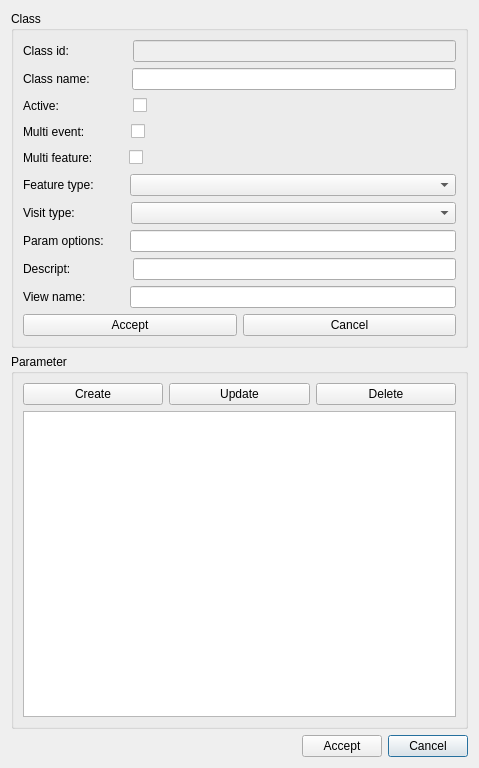
<?xml version="1.0" encoding="UTF-8"?>
<ui version="4.0">
 <class>dlg_main_visitclass</class>
 <widget class="QDialog" name="dlg_main_visitclass">
  <property name="geometry">
   <rect>
    <x>0</x>
    <y>0</y>
    <width>479</width>
    <height>768</height>
   </rect>
  </property>
  <property name="windowTitle">
   <string>Manage visit class</string>
  </property>
  <layout class="QGridLayout" name="gridLayout_2">
   <item row="2" column="5">
    <widget class="QPushButton" name="btn_cancel">
     <property name="text">
      <string>Cancel</string>
     </property>
    </widget>
   </item>
   <item row="0" column="2" colspan="4">
    <widget class="QGroupBox" name="groupBox">
     <property name="title">
      <string>Class</string>
     </property>
     <layout class="QGridLayout" name="gridLayout">
      <item row="1" column="0">
       <layout class="QHBoxLayout" name="horizontalLayout">
        <item>
         <widget class="QLabel" name="lbl_class_name">
          <property name="text">
           <string>Class name:</string>
          </property>
         </widget>
        </item>
        <item>
         <spacer name="horizontalSpacer_2">
          <property name="orientation">
           <enum>Qt::Horizontal</enum>
          </property>
          <property name="sizeType">
           <enum>QSizePolicy::Fixed</enum>
          </property>
          <property name="sizeHint" stdset="0">
           <size>
            <width>36</width>
            <height>20</height>
           </size>
          </property>
         </spacer>
        </item>
        <item>
         <widget class="QLineEdit" name="class_name"/>
        </item>
       </layout>
      </item>
      <item row="6" column="0">
       <layout class="QHBoxLayout" name="horizontalLayout_2">
        <item>
         <widget class="QLabel" name="lbl_feat_type">
          <property name="text">
           <string>Feature type:</string>
          </property>
         </widget>
        </item>
        <item>
         <spacer name="horizontalSpacer_5">
          <property name="orientation">
           <enum>Qt::Horizontal</enum>
          </property>
          <property name="sizeType">
           <enum>QSizePolicy::Fixed</enum>
          </property>
          <property name="sizeHint" stdset="0">
           <size>
            <width>30</width>
            <height>20</height>
           </size>
          </property>
         </spacer>
        </item>
        <item>
         <widget class="QComboBox" name="feature_type">
          <property name="sizePolicy">
           <sizepolicy hsizetype="Expanding" vsizetype="Fixed">
            <horstretch>0</horstretch>
            <verstretch>0</verstretch>
           </sizepolicy>
          </property>
         </widget>
        </item>
       </layout>
      </item>
      <item row="7" column="0">
       <layout class="QHBoxLayout" name="horizontalLayout_6">
        <item>
         <widget class="QLabel" name="lbl_visit_type">
          <property name="text">
           <string>Visit type:</string>
          </property>
         </widget>
        </item>
        <item>
         <spacer name="horizontalSpacer_6">
          <property name="orientation">
           <enum>Qt::Horizontal</enum>
          </property>
          <property name="sizeType">
           <enum>QSizePolicy::Fixed</enum>
          </property>
          <property name="sizeHint" stdset="0">
           <size>
            <width>50</width>
            <height>20</height>
           </size>
          </property>
         </spacer>
        </item>
        <item>
         <widget class="QComboBox" name="visit_type">
          <property name="sizePolicy">
           <sizepolicy hsizetype="Expanding" vsizetype="Fixed">
            <horstretch>0</horstretch>
            <verstretch>0</verstretch>
           </sizepolicy>
          </property>
         </widget>
        </item>
       </layout>
      </item>
      <item row="10" column="0">
       <layout class="QHBoxLayout" name="horizontalLayout_7">
        <item>
         <widget class="QLabel" name="lbl_param_opt">
          <property name="text">
           <string>Param options:</string>
          </property>
         </widget>
        </item>
        <item>
         <spacer name="horizontalSpacer_7">
          <property name="orientation">
           <enum>Qt::Horizontal</enum>
          </property>
          <property name="sizeType">
           <enum>QSizePolicy::Fixed</enum>
          </property>
          <property name="sizeHint" stdset="0">
           <size>
            <width>20</width>
            <height>20</height>
           </size>
          </property>
         </spacer>
        </item>
        <item>
         <widget class="QLineEdit" name="param_options"/>
        </item>
       </layout>
      </item>
      <item row="15" column="0">
       <layout class="QHBoxLayout" name="horizontalLayout_3">
        <item>
         <widget class="QPushButton" name="btn_class_ok">
          <property name="text">
           <string>Accept</string>
          </property>
         </widget>
        </item>
        <item>
         <widget class="QPushButton" name="btn_class_cancel">
          <property name="text">
           <string>Cancel</string>
          </property>
         </widget>
        </item>
       </layout>
      </item>
      <item row="11" column="0">
       <layout class="QHBoxLayout" name="horizontalLayout_8">
        <item>
         <widget class="QLabel" name="lbl_descript">
          <property name="text">
           <string>Descript:</string>
          </property>
         </widget>
        </item>
        <item>
         <spacer name="horizontalSpacer_8">
          <property name="orientation">
           <enum>Qt::Horizontal</enum>
          </property>
          <property name="sizeType">
           <enum>QSizePolicy::Fixed</enum>
          </property>
          <property name="sizeHint" stdset="0">
           <size>
            <width>56</width>
            <height>20</height>
           </size>
          </property>
         </spacer>
        </item>
        <item>
         <widget class="QLineEdit" name="descript"/>
        </item>
       </layout>
      </item>
      <item row="4" column="0">
       <layout class="QHBoxLayout" name="horizontalLayout_4">
        <item>
         <widget class="QLabel" name="lbl_multi_event">
          <property name="text">
           <string>Multi event:</string>
          </property>
         </widget>
        </item>
        <item>
         <spacer name="horizontalSpacer_3">
          <property name="orientation">
           <enum>Qt::Horizontal</enum>
          </property>
          <property name="sizeType">
           <enum>QSizePolicy::Fixed</enum>
          </property>
          <property name="sizeHint" stdset="0">
           <size>
            <width>40</width>
            <height>20</height>
           </size>
          </property>
         </spacer>
        </item>
        <item>
         <widget class="QCheckBox" name="ismultievent">
          <property name="sizePolicy">
           <sizepolicy hsizetype="Expanding" vsizetype="Fixed">
            <horstretch>0</horstretch>
            <verstretch>0</verstretch>
           </sizepolicy>
          </property>
          <property name="text">
           <string/>
          </property>
         </widget>
        </item>
       </layout>
      </item>
      <item row="5" column="0">
       <layout class="QHBoxLayout" name="horizontalLayout_5">
        <item>
         <widget class="QLabel" name="lbl_multi_feat">
          <property name="text">
           <string>Multi feature:</string>
          </property>
         </widget>
        </item>
        <item>
         <spacer name="horizontalSpacer_4">
          <property name="orientation">
           <enum>Qt::Horizontal</enum>
          </property>
          <property name="sizeType">
           <enum>QSizePolicy::Fixed</enum>
          </property>
          <property name="sizeHint" stdset="0">
           <size>
            <width>30</width>
            <height>20</height>
           </size>
          </property>
         </spacer>
        </item>
        <item>
         <widget class="QCheckBox" name="ismultifeature">
          <property name="sizePolicy">
           <sizepolicy hsizetype="Expanding" vsizetype="Fixed">
            <horstretch>0</horstretch>
            <verstretch>0</verstretch>
           </sizepolicy>
          </property>
          <property name="text">
           <string/>
          </property>
         </widget>
        </item>
       </layout>
      </item>
      <item row="13" column="0">
       <layout class="QHBoxLayout" name="horizontalLayout_11">
        <item>
         <widget class="QLabel" name="lbl_viewname">
          <property name="text">
           <string>View name:</string>
          </property>
         </widget>
        </item>
        <item>
         <spacer name="horizontalSpacer_9">
          <property name="orientation">
           <enum>Qt::Horizontal</enum>
          </property>
          <property name="sizeType">
           <enum>QSizePolicy::Fixed</enum>
          </property>
          <property name="sizeHint" stdset="0">
           <size>
            <width>38</width>
            <height>20</height>
           </size>
          </property>
         </spacer>
        </item>
        <item>
         <widget class="QLineEdit" name="viewname"/>
        </item>
       </layout>
      </item>
      <item row="2" column="0">
       <layout class="QHBoxLayout" name="horizontalLayout_12">
        <item>
         <widget class="QLabel" name="lbl_active">
          <property name="text">
           <string>Active:</string>
          </property>
         </widget>
        </item>
        <item>
         <spacer name="horizontalSpacer_10">
          <property name="orientation">
           <enum>Qt::Horizontal</enum>
          </property>
          <property name="sizeType">
           <enum>QSizePolicy::Fixed</enum>
          </property>
          <property name="sizeHint" stdset="0">
           <size>
            <width>68</width>
            <height>20</height>
           </size>
          </property>
         </spacer>
        </item>
        <item>
         <widget class="QCheckBox" name="active">
          <property name="sizePolicy">
           <sizepolicy hsizetype="Expanding" vsizetype="Fixed">
            <horstretch>0</horstretch>
            <verstretch>0</verstretch>
           </sizepolicy>
          </property>
          <property name="text">
           <string/>
          </property>
         </widget>
        </item>
       </layout>
      </item>
      <item row="0" column="0">
       <layout class="QHBoxLayout" name="horizontalLayout_13">
        <item>
         <widget class="QLabel" name="lbl_class_id">
          <property name="text">
           <string>Class id:</string>
          </property>
         </widget>
        </item>
        <item>
         <spacer name="horizontalSpacer_11">
          <property name="orientation">
           <enum>Qt::Horizontal</enum>
          </property>
          <property name="sizeType">
           <enum>QSizePolicy::Fixed</enum>
          </property>
          <property name="sizeHint" stdset="0">
           <size>
            <width>58</width>
            <height>20</height>
           </size>
          </property>
         </spacer>
        </item>
        <item>
         <widget class="QLineEdit" name="class_id">
          <property name="enabled">
           <bool>false</bool>
          </property>
         </widget>
        </item>
       </layout>
      </item>
     </layout>
    </widget>
   </item>
   <item row="1" column="2" colspan="4">
    <widget class="QGroupBox" name="groupBox_2">
     <property name="title">
      <string>Parameter</string>
     </property>
     <layout class="QGridLayout" name="gridLayout_3">
      <item row="0" column="0">
       <layout class="QHBoxLayout" name="horizontalLayout_9">
        <item>
         <widget class="QPushButton" name="btn_param_create">
          <property name="text">
           <string>Create</string>
          </property>
         </widget>
        </item>
        <item>
         <widget class="QPushButton" name="btn_param_update">
          <property name="text">
           <string>Update</string>
          </property>
         </widget>
        </item>
        <item>
         <widget class="QPushButton" name="btn_param_delete">
          <property name="text">
           <string>Delete</string>
          </property>
         </widget>
        </item>
       </layout>
      </item>
      <item row="1" column="0">
       <layout class="QHBoxLayout" name="horizontalLayout_10">
        <item>
         <widget class="QTableView" name="tableView">
          <property name="sortingEnabled">
           <bool>true</bool>
          </property>
         </widget>
        </item>
       </layout>
      </item>
     </layout>
    </widget>
   </item>
   <item row="2" column="3">
    <spacer name="horizontalSpacer">
     <property name="orientation">
      <enum>Qt::Horizontal</enum>
     </property>
     <property name="sizeHint" stdset="0">
      <size>
       <width>40</width>
       <height>20</height>
      </size>
     </property>
    </spacer>
   </item>
   <item row="2" column="4">
    <widget class="QPushButton" name="btn_ok">
     <property name="text">
      <string>Accept</string>
     </property>
    </widget>
   </item>
  </layout>
 </widget>
 <resources/>
 <connections/>
</ui>
